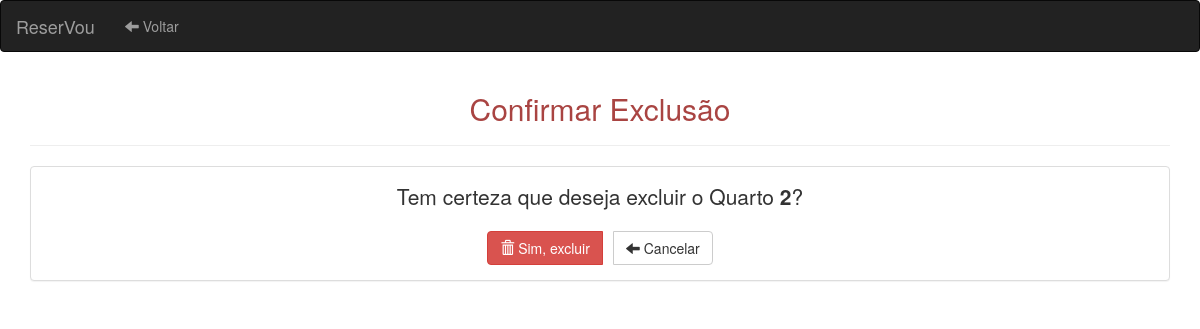
The page /deletar_quarto/2/ on the database as committed earlier.
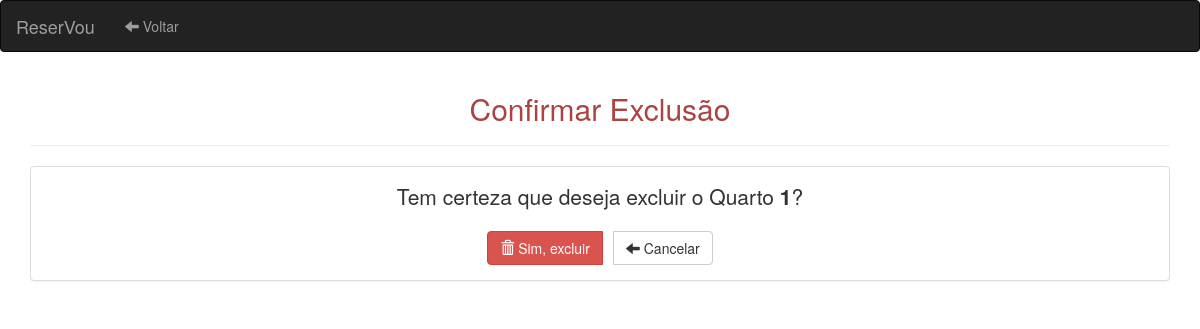
The same page on the database as committed later.
### ReserVou/models.py (models this page shows, shortened)
class Quarto (models.Model):
    STATUS_ATUAL = [
        ('disponível', 'Disponível'),
        ('reservado', 'Reservado'),
    ]
    numero = models.CharField(max_length = 10, null = False, blank = False)
    hotel = models.ForeignKey(Hotel, on_delete = models.CASCADE, related_name = 'quarto')
    tipo = models.CharField(max_length = 20, null = False, blank = False,  choices = [
        ('tradicional', 'Tradicional'),
        ('premium', 'Premium'),
        ('luxo', 'Luxo'),
        ])
    preco_diaria = models.DecimalField(max_digits = 8, decimal_places = 2, null = False, blank = False)
    status = models.CharField(max_length = 20, choices = STATUS_ATUAL, default = 'Disponível')

### ReserVou/views.py (the view)
# urls.py: path('deletar_quarto/<int:quarto_id>/', views.deletar_quarto, name = 'deletar_quarto'),
def deletar_quarto(request, quarto_id):
    quarto = get_object_or_404(Quarto, id=quarto_id)
    if request.method == 'POST':
        quarto.delete()
        return redirect('gerenciar_hoteis')
    return render(request, 'ReserVou/hotel/confirmar_deletar_quarto.html', {'quarto': quarto})

### ReserVou/templates/ReserVou/hotel/confirmar_deletar_quarto.html (shortened to what this page needs)
<!DOCTYPE html>
<html lang="pt">
<head>
    <link rel="stylesheet" href="https://maxcdn.bootstrapcdn.com/bootstrap/3.4.1/css/bootstrap.min.css">
</head>
<body>
    <nav class="navbar navbar-inverse">
        <div class="container-fluid">
            <div class="navbar-header">
                <a class="navbar-brand" href="{% url 'home' %}">ReserVou</a>
            </div>
            <ul class="nav navbar-nav">
                <li><a href="{% url 'gerenciar_hoteis' %}"><span class="glyphicon glyphicon-arrow-left"></span> Voltar</a></li>
            </ul>
        </div>
    </nav>
    <div class="container">
        <h2 class="text-center text-danger">Confirmar Exclusão</h2>
        <hr>
        <div class="panel panel-default">
            <div class="panel-body">
                <p class="lead text-center">
                    Tem certeza que deseja excluir o Quarto <strong>{{ quarto.numero }}</strong>?
                </p>
                <form method="post" class="text-center">
                    <div class="btn-group" role="group">
                        <button type="submit" class="btn btn-danger">
                            <span class="glyphicon glyphicon-trash"></span> Sim, excluir
                        </button>
                        <a href="{% url 'gerenciar_hoteis' %}" class="btn btn-default" style="margin-left: 10px;">
                            <span class="glyphicon glyphicon-arrow-left"></span> Cancelar
                        </a>
                    </div>
                </form>
            </div>
        </div>
    </div>
</body>
</html>

Rows that differ between the two databases and show on the page:
changed Quarto: numero "2" → "1"
